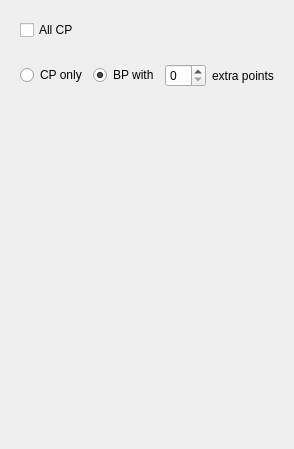
                       <widget class="QWidget" name="tab_46">
                        <attribute name="title">
                         <string>CP</string>
                        </attribute>
                        <layout class="QVBoxLayout" name="verticalLayout_87">
                         <item>
                          <widget class="QFrame" name="frame_140">
                           <property name="frameShape">
                            <enum>QFrame::NoFrame</enum>
                           </property>
                           <property name="frameShadow">
                            <enum>QFrame::Raised</enum>
                           </property>
                           <layout class="QHBoxLayout" name="horizontalLayout_143">
                            <item>
                             <widget class="QCheckBox" name="form_critic_all_cp">
                              <property name="text">
                               <string>All CP</string>
                              </property>
                             </widget>
                            </item>
                           </layout>
                          </widget>
                         </item>
                         <item>
                          <widget class="QFrame" name="frame_134">
                           <property name="frameShape">
                            <enum>QFrame::NoFrame</enum>
                           </property>
                           <property name="frameShadow">
                            <enum>QFrame::Raised</enum>
                           </property>
                           <layout class="QHBoxLayout" name="horizontalLayout_137">
                            <item>
                             <widget class="QRadioButton" name="radioButton_9">
                              <property name="text">
                               <string>CP only</string>
                              </property>
                             </widget>
                            </item>
                            <item>
                             <widget class="QRadioButton" name="formCriticBPradio">
                              <property name="text">
                               <string>BP with</string>
                              </property>
                              <property name="checked">
                               <bool>true</bool>
                              </property>
                             </widget>
                            </item>
                            <item>
                             <widget class="QSpinBox" name="FormExtraPoints"/>
                            </item>
                            <item>
                             <widget class="QLabel" name="label_86">
                              <property name="text">
                               <string>extra points</string>
                              </property>
                             </widget>
                            </item>
                           </layout>
                          </widget>
                         </item>
                         <item>
                          <spacer name="verticalSpacer_30">
                           <property name="orientation">
                            <enum>Qt::Vertical</enum>
                           </property>
                           <property name="sizeHint" stdset="0">
                            <size>
                             <width>20</width>
                             <height>342</height>
                            </size>
                           </property>
                          </spacer>
                         </item>
                        </layout>
                       </widget>
